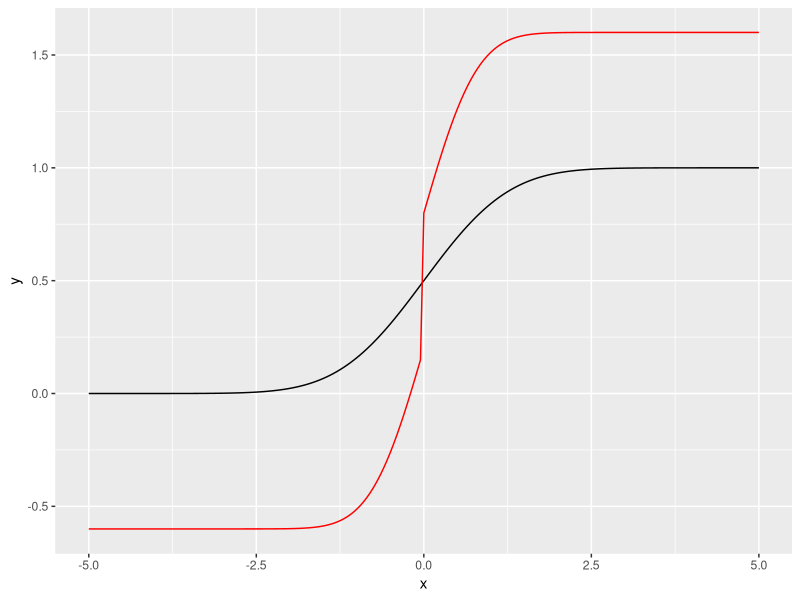

Write the R code that produced this figure. (Note: this script raises an error after producing the figure.)
library(ggplot2)
library(zoo)


# plotting function
make_plot <- function(xmin = -5, xmax = 5, cdf = TRUE, ...) {

  x <- seq(xmin, xmax, 0.05)
  n = length(x)

  if (!cdf) {
    y <- dnorm(x)
    y1 <- transformed_pdf(x, ...)
  } else {
    y <- pnorm(x)
    y1 <- transformed_cdf(x, ...)
  }
  df <- data.frame(
    y = y,
    x = x
  )

  df_transformed <- data.frame(
    y1 = y1
  )

  # check whether the integral is actually one
  # code stolen from https://stackoverflow.com/questions/4954507/calculate-the-area-under-a-curve
  # also check mean and median
  median <- x[which(cumsum(y1/sum(y1)) > 0.5)[1]]

  message <- paste(
    paste("Integral normal: ", sum(diff(df$x)*rollmean(df$y,2))),
    paste("Integral transformed: ", sum(diff(df$x)*rollmean(df$y1,2))),
    paste("Mean transformed: ", sum(x * y1 / sum(y1))),
    paste("Median transformed: ", median),
    sep = "\n"
  )

  cat(message)
  # print(sum(diff(df$x)*rollmean(df$y1,2)))

  ggplot(data = df, aes(x = x)) +
    geom_line(aes(y = y)) +
    geom_line(data = df_transformed, aes(y = y1), color = "red")
}

# 1st: unclipped (unbounded transformation of the cdf / pdf) -------------------

# a = skewness parameter between -1 and 1
# s = kurtosis parameter
# x0 = mode of the distribution
# s skewness. Not sure what the boundary is --> integral goes > 1 for values close to 0

transformed_pdf <- function(x, x0 = 0, s = 1, a = 0) {
  k <- ifelse(x < x0, -1, 1)
  x <- dnorm((x-x0) / (s * (1-k*a))) / s
  return(x)
}

transformed_cdf <- function(x, x0 = 0, s = 1, a = 0) {
  k <- ifelse(x < x0, -1, 1)
  c <- ifelse(x < x0, 1, 0)
  out <- c + k * (1 + a) * pnorm(abs((x - x0) / s * (1 + a)))
  return(out)
}

transformed_cdf(
  x = -0.1,
  s = 1,
  a = 0.6,
  x0 = 0.0
)



make_plot(x0 = 0, a = 0.6, s = 1, xmin = -5, xmax = 5, cdf = TRUE)

# Adding functionality to invert the PDF and CDF -------------------------------
# transformed_pdf_with_invert <- function(x, x0 = 0, s = 1, a = 0, invert = FALSE) {
#   k <- ifelse(x < x0, -1, 1)
#   x <- dnorm((x-x0) / (s * (1-k*a))) / s
#   return(x)
# }

transformed_cdf_with_invert <- function(x, x0 = 0, s = 1, a = 0, invert = FALSE) {
  # when invert = TRUE, returns 1 - cdf
  # invert = TRUE means that x0 >= 0.5.

  a <- ifelse(x < x0, -a, a)

  # invert == TRUE --> c = 1
  # x < x0 --> c = 1, since ^0 is always 1
  # invert == FALSE AND x > x0 --> c = 0
  c <- ifelse(!invert, 1, 0) ^ (x > x0)

    # k is 1 if c is 0 and -1 else
  k <- 1 - 2 * c

  out <- c + k * (1 + a) * pnorm(-abs((x - x0) / s * (1 + a)))
  return(out)
}

transformed_cdf2 <- function(x, ...) {
  invert <- ifelse(x0 < 0.5, TRUE, FALSE)
  invert = FALSE

  # invert = FALSE
  y <- transformed_cdf_with_invert(x = x, invert = invert, ...)
  # ya <- transformed_cdf_with_invert(x = 0, invert = invert, ...)
  # yb <- transformed_cdf_with_invert(x = 1, invert = invert, ...)
  #
  # r = (y - ya) / (yb - ya)
  #
  # w = 1
  # low = 0
  # high = 1
  #
  # out <- w * (low + (high - low) * r)
  out <- y
  return(out)
}

make_plot(x0 = 2, a = 0.3, s = 2, xmin = -5, xmax = 5, cdf = FALSE) +
  geom_line(data = data.frame(
    y2 = transformed_pdf(
      x = seq(-5, 5, 0.05),
      x0 = 1,
      s = 1.5,
      a = 0.15
    )
  ),
  aes(y = y2),
  color = "blue"
  ) +
  geom_line(data = data.frame(
    y2 = transformed_pdf(
      x = seq(-5, 5, 0.05),
      x0 = 0.3 * x02,
      s = 0.7 * 1 + 0.3 * s2,
      a = 0.3 * a2
    )
  ),
  aes(y = y2),
  color = "blue"
  ) +
  geom_line(data = data.frame(
    y2 = transformed_pdf(
      x = seq(-5, 5, 0.05),
      x0 = 0.7 * x02,
      s = 0.3 * 1 + 0.7 * s2,
      a = 0.7 * a2
    )
  ),
  aes(y = y2),
  color = "blue"
  ) +
  geom_line(data = data.frame(
    y2 = transformed_pdf(
      x = seq(-5, 5, 0.05),
      x0 = 0.15 * x02,
      s = 0.85 * 1 + 0.15 * s2,
      a = 0.15 * a2
    )
  ),
  aes(y = y2),
  color = "blue"
  )



















# clipped (bounded transformation of the cdf / pdf) -------------------

# a = skewness parameter between -1 and 1
# s = kurtosis parameter
# x0 = mode of the distribution
# s skewness. Not sure what the boundary is --> integral goes > 1 for values close to 0

transformed_pdf_bounded <- function(x, x0 = 0, s = 1, a = 0) {
  k <- ifelse(x < x0, -1, 1)
  x <- dnorm((x-x0) / (s * (1-k*a))) / s
  return(x)
}

transformed_pdf <- function(x, a = 0, s = 1, x0 = 0, w = 1, high = 1, low = 0) {
  invert <- ifelse(x < x0, TRUE, FALSE)
  ya <- qnorm(0.000001)
  yb <- qnorm(0.999999)
  k = 1
  dy = k * dnorm((x-x0) / (s * (1-k*a))) / s
  w * ((high - low) * dy / (yb - ya))
}



make_plot(x0 = 0, a = 0, s = 1, xmin = -5, xmax = 5, cdf = TRUE)


# x0 || 0.0;
# s = s || 0.5; // Kurtosis
# w = w || 1.0;  // Weight. Used for MultiDist.
# a = a || 0.0;  // Shape (skewness). -1 to 1
# centerSkew = 1.0;  // 0 to infinity. Used to set center out of bounds.

min_s = 0.007;
max_s = 10;
low = 0.0; # I think boundaries for the CDF
high = 1.0; # I think boundaries for the CDF



# Questions:
# what's k?
# what are the exact limits for the different values?
# is there any sort of documentation to it?
# why is there a minimum and a maximum value?
# how are distributions combined?
# how do you get an ensemble
# what would be a sensible way to interpolate between different functions?
# why logistic distributions?
# how do the different knobs at the two sides work?




